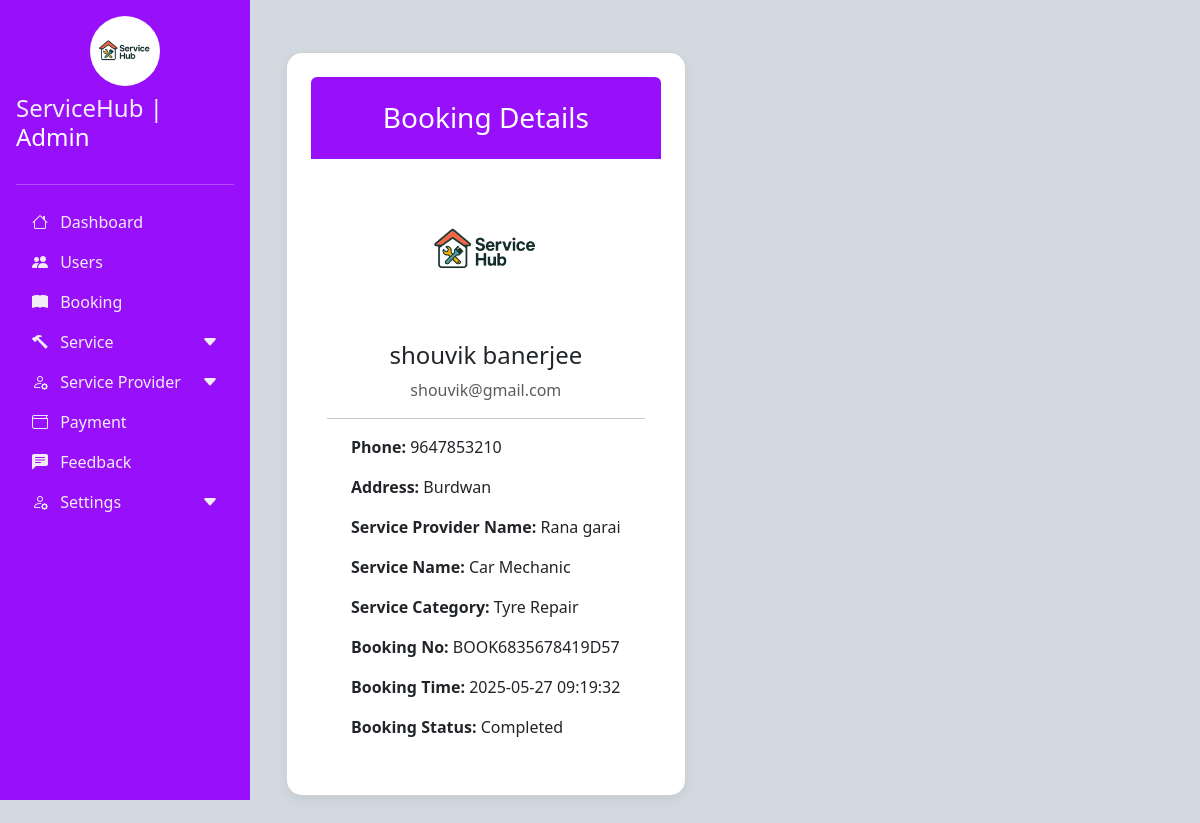
Page /Admin/bookview.php?id=15 (signed in) on the committed database.
### tables this page shows
CREATE TABLE `booking` (
  `booking_id` int(11) NOT NULL,
  `user_id` int(11) NOT NULL,
  `service_id` int(11) NOT NULL,
  `provider_id` int(11) NOT NULL,
  `booking_status` enum('pending','accepted','rejected','completed') NOT NULL,
  `booking_time` datetime NOT NULL,
  `amount` int(11) NOT NULL,
  `payment_method` enum('card','paypal','upi','cash') NOT NULL,
  `payment_status` enum('pending','success','failed','refunded') NOT NULL,
  `transaction_id` varchar(100) NOT NULL,
  `created_at` timestamp NOT NULL DEFAULT current_timestamp(),
  `booking_no` varchar(100) NOT NULL,
  `reason` text NOT NULL,
  `subservice_id` int(100) NOT NULL
);

CREATE TABLE `users` (
  `user_id` int(11) NOT NULL,
  `name` varchar(50) NOT NULL,
  `dob` date NOT NULL,
  `email` varchar(50) NOT NULL,
  `password` varchar(30) NOT NULL,
  `phone` varchar(15) NOT NULL,
  `address` text NOT NULL,
  `image` text NOT NULL,
  `created_at` timestamp NOT NULL DEFAULT current_timestamp(),
  `updated_at` timestamp NOT NULL DEFAULT current_timestamp()
);

CREATE TABLE `service_providers` (
  `provider_id` int(11) NOT NULL,
  `image` text NOT NULL,
  `service_id` int(10) NOT NULL,
  `description` text NOT NULL,
  `approved_action` enum('pending','approved','rejected') NOT NULL,
  `created_at` timestamp NOT NULL DEFAULT current_timestamp(),
  `businessname` varchar(50) NOT NULL,
  `lisenceno` text NOT NULL,
  `identityno` text NOT NULL,
  `identityimage` text NOT NULL,
  `email` text NOT NULL,
  `phone` varchar(15) DEFAULT NULL,
  `provider_name` varchar(100) NOT NULL,
  `password` text NOT NULL,
  `address` text NOT NULL
);

CREATE TABLE `service` (
  `service_id` int(11) NOT NULL,
  `service_name` varchar(20) NOT NULL,
  `image` text NOT NULL
);

CREATE TABLE `subservice` (
  `subservice_id` int(11) NOT NULL,
  `service_id` int(11) NOT NULL,
  `subservice_name` varchar(40) NOT NULL,
  `service_des` text NOT NULL,
  `image` text NOT NULL
);

### Admin/bookview.php (the view, shortened to what this page needs)
<!DOCTYPE html>
<html lang="en">
<head>
    <link href="https://cdn.jsdelivr.net/npm/bootstrap@5.3.0/dist/css/bootstrap.min.css" rel="stylesheet">
    <link rel="stylesheet" href="https://cdn.jsdelivr.net/npm/bootstrap-icons@1.10.0/font/bootstrap-icons.css">
    <link rel="stylesheet" href="custom.css">
    <link rel="stylesheet" href="hideScrollbar.css">
</head>
<body>
<?php
    include_once "connection.php";
    $res = mysqli_query($con, "SELECT *, users.name, users.email, service_providers.provider_name, service.service_name,subservice.subservice_name
    FROM booking JOIN users ON booking.user_id = users.user_id JOIN service_providers ON booking.provider_id = service_providers.provider_id JOIN service ON
    booking.service_id = service.service_id JOIN subservice ON booking.subservice_id = subservice.subservice_id where booking_id='".$_GET['id']."'");
    $row = mysqli_fetch_assoc($res);
?>
<div class="d-flex">
    <?php include_once "sidenav.php"; ?>
    <div class="main-content p-4" id="mainContent">
        <div class="container-fluid d-flex justify-content-center align-items-center" style="min-height: 100vh;">
            <div class="card profile-card p-4 text-center w-100" style="max-width: 600px;">
                <div class="bg text-white p-4 rounded-top">
                    <h3 class="mb-0">Booking Details</h3>
                </div>
                <img src="img/i1.jpeg" alt="Profile Picture" class="profile-img mx-auto mt-3">
                <div class="card-body">
                    <h4 class="card-title"><?php echo $row['name']; ?></h4>
                    <p class="text-muted"><?php echo $row['email']; ?></p>
                    <hr>
                    <div class="text-start px-2 px-md-4">
                        <p><strong>Phone:</strong> <?php echo $row['phone']; ?></p>
                        <p><strong>Address:</strong> <?php echo ucfirst($row['address']); ?></p>
                        <p><strong>Service Provider Name:</strong> <?php echo $row['provider_name']; ?></p>
                        <p><strong>Service Name:</strong> <?php echo $row['service_name']; ?></p>
                        <p><strong>Service Category:</strong> <?php echo $row['subservice_name']; ?></p>
                        <p><strong>Booking No:</strong> <?php echo $row['booking_no']; ?></p>
                        <p><strong>Booking Time:</strong> <?php echo $row['booking_time']; ?></p>
                        <p><strong>Booking Status:</strong> <?php echo ucfirst($row['booking_status']); ?></p>
                    </div>
                </div>
            </div>
        </div>
    </div>
</div>
</body>
</html>

### Admin/custom.css (style rules this page uses)
body { overflow-x: hidden; background-color: rgb(210, 217, 224); }
.main-content { margin-left: 250px; transition: all 0.3s; }
.bg { background-color: #9b43da; }

### Admin/hideScrollbar.css (style rules this page uses)
html { overflow: scroll; overflow-x: hidden; }

### Admin/bookview.php (style rules this page uses)
.profile-card { max-width: 600px; margin: auto; border-radius: 1rem; box-shadow: 0 4px 8px rgba(88, 86, 86, 0.1); }
.profile-img { width: 150px; height: 150px; object-fit: cover; border-radius: 50%; margin-top: -75px; border: 5px solid white; }
.bg { background-color:#9810FA; }

### rows in the picture
booking: user.name "shouvik banerjee", user.email "shouvik@gmail.com", provider.phone "9647853210", provider.address "Burdwan", provider.provider_name "Rana garai", service.service_name "Car Mechanic", subservice.subservice_name "Tyre Repair", booking_no "BOOK6835678419D57", booking_time "2025-05-27 09:19:32", booking_status "Completed"
